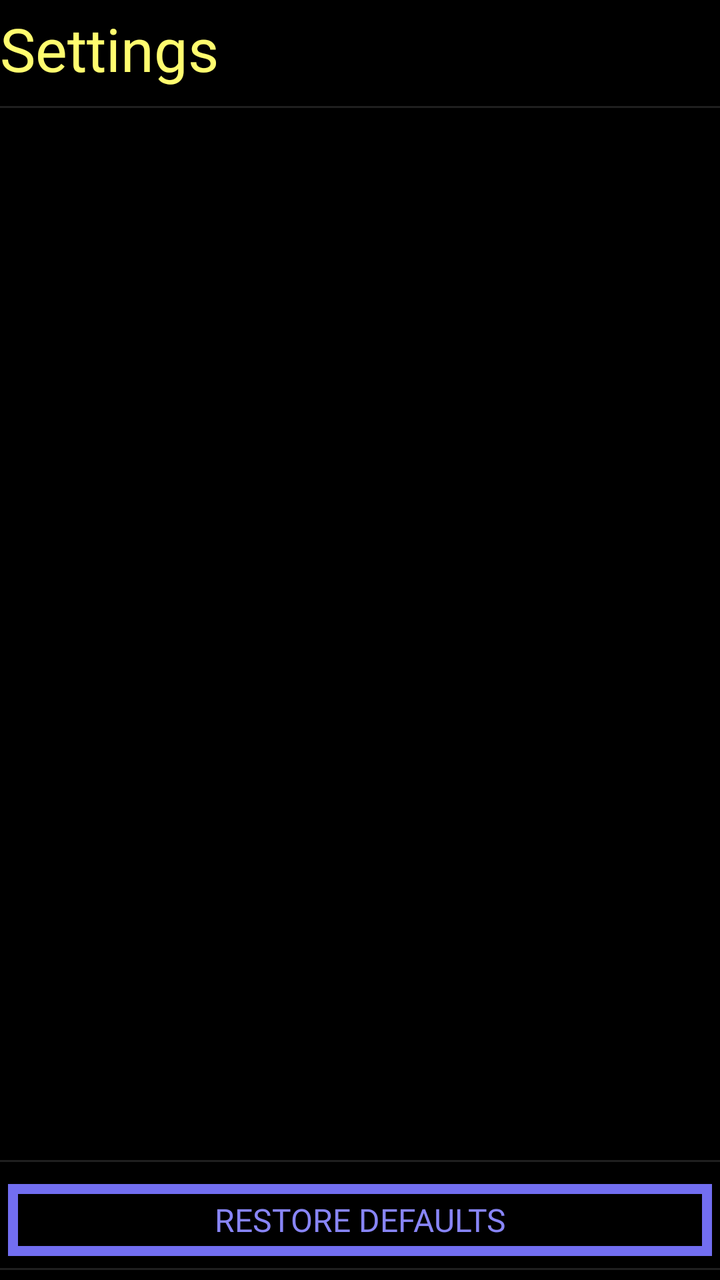
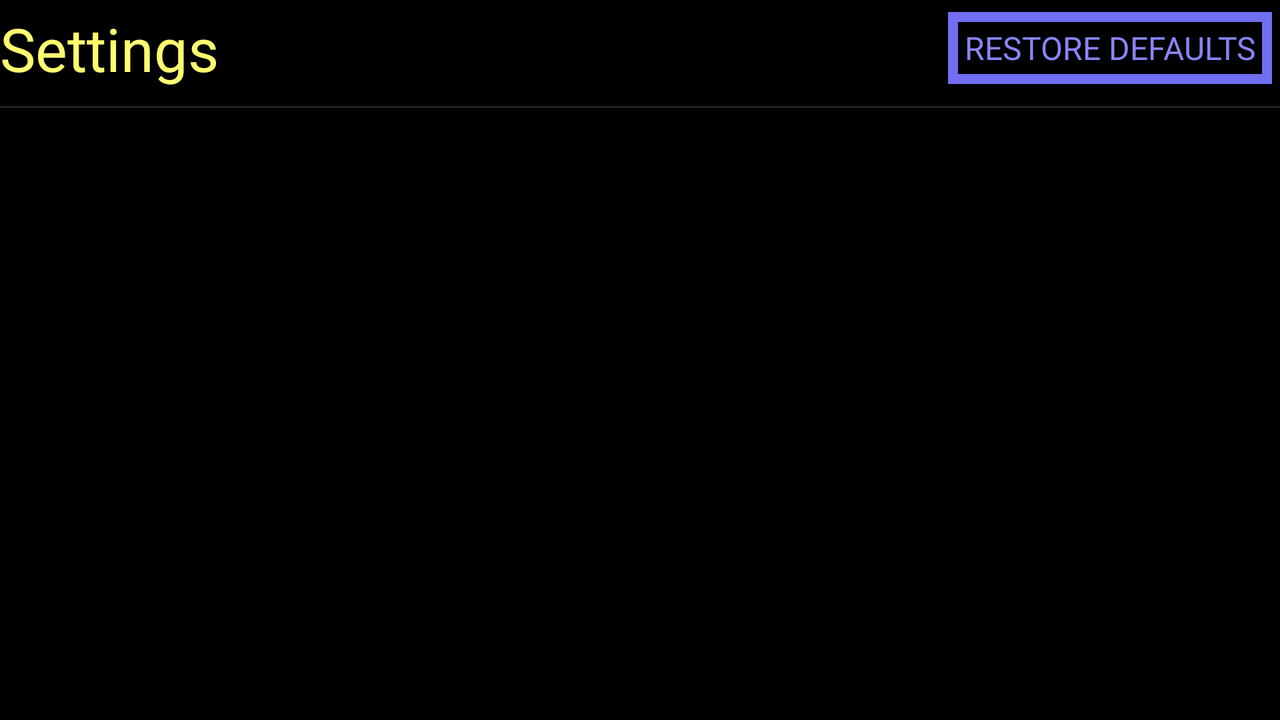

An Android layout and its configuration variant, each rendered on a device that would load it. The default file and the variant file are quoted in full after the pictures.
<!-- AndroidManifest.xml: application theme Theme.ArtemisAgent -->
<!-- res/layout/settings_fragment.xml -->
<?xml version="1.0" encoding="utf-8"?>
<androidx.constraintlayout.widget.ConstraintLayout
    xmlns:android="http://schemas.android.com/apk/res/android"
    xmlns:app="http://schemas.android.com/apk/res-auto"
    android:layout_width="match_parent"
    android:layout_height="match_parent">
    <ToggleButton
        android:id="@+id/settingsOnOff"
        android:layout_width="wrap_content"
        android:layout_height="wrap_content"
        android:checked="true"
        android:text="@string/on"
        android:visibility="invisible"
        app:layout_constraintEnd_toEndOf="parent"
        app:layout_constraintRight_toRightOf="parent"
        app:layout_constraintTop_toTopOf="parent" />
    <ImageView
        android:id="@+id/settingsBack"
        android:contentDescription="@string/back"
        android:layout_width="wrap_content"
        android:layout_height="wrap_content"
        android:visibility="gone"
        app:layout_constraintBottom_toTopOf="@id/settingsPageHeaderDivider"
        app:layout_constraintLeft_toLeftOf="parent"
        app:layout_constraintStart_toStartOf="parent"
        app:layout_constraintTop_toTopOf="parent"
        app:srcCompat="?attr/actionModeCloseDrawable"
        app:tint="?attr/colorButtonNormal" />
    <TextView
        android:id="@+id/settingsPageTitle"
        android:layout_width="wrap_content"
        android:layout_height="wrap_content"
        android:text="@string/settings"
        android:textSize="30sp"
        app:layout_constraintBottom_toBottomOf="@id/settingsOnOff"
        app:layout_constraintLeft_toRightOf="@id/settingsBack"
        app:layout_constraintStart_toEndOf="@id/settingsBack"
        app:layout_constraintTop_toTopOf="parent" />
    <View
        android:id="@+id/settingsPageHeaderDivider"
        android:layout_width="match_parent"
        android:layout_height="1dp"
        android:layout_marginTop="@dimen/paddingSmall"
        android:background="?android:attr/listDivider"
        app:layout_constraintTop_toBottomOf="@id/settingsOnOff" />
    <View
        android:id="@+id/settingsPageFooterDivider"
        android:layout_width="match_parent"
        android:layout_height="1dp"
        android:layout_marginBottom="@dimen/paddingSmall"
        android:background="?android:attr/listDivider"
        app:layout_constraintBottom_toTopOf="@id/settingsReset" />
    <Button
        android:id="@+id/settingsReset"
        android:layout_width="match_parent"
        android:layout_height="wrap_content"
        android:text="@string/restore_default_settings"
        app:layout_constraintBottom_toTopOf="@id/settingsPageBottomDivider" />
    <ScrollView
        android:id="@+id/settingsScroll"
        android:layout_width="match_parent"
        android:layout_height="0dp"
        android:overScrollMode="never"
        android:scrollbars="none"
        app:layout_constraintBottom_toTopOf="@id/settingsPageFooterDivider"
        app:layout_constraintTop_toBottomOf="@id/settingsPageHeaderDivider">
        <androidx.fragment.app.FragmentContainerView
            android:id="@+id/settingsFragmentContainer"
            android:layout_width="match_parent"
            android:layout_height="0dp" />
    </ScrollView>
    <View
        android:id="@+id/settingsPageBottomDivider"
        android:layout_width="match_parent"
        android:layout_height="1dp"
        android:layout_marginBottom="@dimen/paddingSmall"
        android:background="?android:attr/listDivider"
        app:layout_constraintBottom_toBottomOf="parent" />
</androidx.constraintlayout.widget.ConstraintLayout>
<!-- resources referenced by this layout -->
<resources>
  <dimen name="paddingSmall">5dp</dimen>
  <string name="back">Back</string>
  <string name="on">On</string>
  <string name="restore_default_settings">Restore defaults</string>
  <string name="settings">Settings</string>
  <color name="colorPrimary">#726EF1</color>
  <color name="backgroundBlack">#000000</color>
  <color name="colorAccent">#8885F8</color>
  <color name="textDefault">#FFFC6F</color>
  <style name="TextAppearance.ArtemisAgent" parent="TextAppearance.AppCompat">
          <item name="android:textSize">@dimen/baseTextSize</item>
      </style>
  <style name="TextAppearance.ArtemisAgent.Button" parent="TextAppearance.AppCompat.Button">
          <item name="android:textSize">@dimen/baseTextSize</item>
      </style>
  <!-- drawable checkbox_drawable (drawable) -->
  <?xml version="1.0" encoding="utf-8"?>
  <shape xmlns:android="http://schemas.android.com/apk/res/android"
      android:shape="rectangle">
      <stroke android:width="3dp" android:color="?attr/colorButtonNormal" />
      <solid android:color="@color/checkbox_fill" />
      <size android:width="@dimen/checkBoxSize" android:height="@dimen/checkBoxSize" />
  </shape>
  <style name="Widget.ArtemisAgent.Button" parent="Widget.AppCompat.Button">
          <item name="android:background">@drawable/button_drawable</item>
          <item name="android:textColor">@color/button_text_color</item>
      </style>
  <style name="Widget.ArtemisAgent.TextView" parent="Widget.AppCompat.TextView">
          <item name="android:textColor">?android:attr/textColorPrimary</item>
      </style>
  <style name="Widget.ArtemisAgent.EditText" parent="Widget.AppCompat.EditText">
          <item name="background">@drawable/button_drawable</item>
          <item name="android:background">@drawable/button_drawable</item>
          <item name="android:textCursorDrawable">@drawable/text_cursor</item>
          <item name="android:textColorHint">?android:attr/textColorPrimary</item>
      </style>
  <style name="Widget.ArtemisAgent.AutoCompleteTextView" parent="Widget.AppCompat.AutoCompleteTextView">
          <item name="background">@drawable/button_drawable</item>
          <item name="android:background">@drawable/button_drawable</item>
          <item name="android:popupAnimationStyle">@anim/appear</item>
          <item name="android:popupBackground">@drawable/button_drawable</item>
          <item name="android:textCursorDrawable">@drawable/text_cursor</item>
      </style>
  <style name="ThemeOverlay.ArtemisAgent.AlertDialog" parent="ThemeOverlay.AppCompat.Dialog.Alert">
          <item name="android:backgroundDimEnabled">false</item>
          <item name="android:scrollbars">none</item>
          <item name="android:windowBackground">@drawable/button_drawable</item>
          <item name="android:windowAnimationStyle">@anim/appear</item>
      </style>
  <style name="Widget.ArtemisAgent.SeekBar" parent="Widget.AppCompat.SeekBar">
          <item name="background">@drawable/slider_drawable</item>
          <item name="android:background">@drawable/slider_drawable</item>
          <item name="android:progressDrawable">@drawable/slider_drawable</item>
          <item name="android:thumb">@drawable/text_cursor</item>
      </style>
  <dimen name="baseTextSize">16sp</dimen>
  <dimen name="checkBoxSize">16dp</dimen>
  <!-- drawable text_cursor (drawable) -->
  <?xml version="1.0" encoding="utf-8"?>
  <shape xmlns:android="http://schemas.android.com/apk/res/android"
      android:shape="rectangle">
      <size android:height="10dip" android:width="10dip" />
      <solid android:color="?attr/colorPrimary" />
  </shape>
</resources>
<!-- res/layout-land/settings_fragment.xml (the repository's variant of the layout above) -->
<!-- drawn on the phone turned sideways -->
<?xml version="1.0" encoding="utf-8"?>
<androidx.constraintlayout.widget.ConstraintLayout
    xmlns:android="http://schemas.android.com/apk/res/android"
    xmlns:app="http://schemas.android.com/apk/res-auto"
    android:layout_width="match_parent"
    android:layout_height="match_parent">
    <Button
        android:id="@+id/settingsReset"
        android:layout_width="wrap_content"
        android:layout_height="wrap_content"
        android:text="@string/restore_default_settings"
        app:layout_constraintEnd_toEndOf="parent"
        app:layout_constraintRight_toRightOf="parent"
        app:layout_constraintTop_toTopOf="parent" />
    <ToggleButton
        android:id="@+id/settingsOnOff"
        android:layout_width="wrap_content"
        android:layout_height="wrap_content"
        android:checked="true"
        android:text="@string/on"
        android:visibility="invisible"
        app:layout_constraintEnd_toStartOf="@id/settingsReset"
        app:layout_constraintRight_toLeftOf="@id/settingsReset"
        app:layout_constraintTop_toTopOf="parent" />
    <ImageView
        android:id="@+id/settingsBack"
        android:layout_width="wrap_content"
        android:layout_height="wrap_content"
        android:contentDescription="@string/back"
        android:visibility="gone"
        app:layout_constraintBottom_toTopOf="@id/settingsPageHeaderDivider"
        app:layout_constraintLeft_toLeftOf="parent"
        app:layout_constraintStart_toStartOf="parent"
        app:layout_constraintTop_toTopOf="parent"
        app:srcCompat="?attr/actionModeCloseDrawable"
        app:tint="?attr/colorButtonNormal" />
    <TextView
        android:id="@+id/settingsPageTitle"
        android:layout_width="wrap_content"
        android:layout_height="wrap_content"
        android:text="@string/settings"
        android:textSize="30sp"
        app:layout_constraintBottom_toBottomOf="@id/settingsOnOff"
        app:layout_constraintLeft_toRightOf="@id/settingsBack"
        app:layout_constraintStart_toEndOf="@id/settingsBack"
        app:layout_constraintTop_toTopOf="parent" />
    <View
        android:id="@+id/settingsPageHeaderDivider"
        android:layout_width="match_parent"
        android:layout_height="1dp"
        android:layout_marginTop="@dimen/paddingSmall"
        android:background="?android:attr/listDivider"
        app:layout_constraintTop_toBottomOf="@id/settingsOnOff" />
    <ScrollView
        android:id="@+id/settingsScroll"
        android:layout_width="match_parent"
        android:layout_height="0dp"
        android:overScrollMode="never"
        android:scrollbars="none"
        app:layout_constraintBottom_toBottomOf="parent"
        app:layout_constraintTop_toBottomOf="@id/settingsPageHeaderDivider">
        <androidx.fragment.app.FragmentContainerView
            android:id="@+id/settingsFragmentContainer"
            android:layout_width="match_parent"
            android:layout_height="0dp" />
    </ScrollView>
</androidx.constraintlayout.widget.ConstraintLayout>
